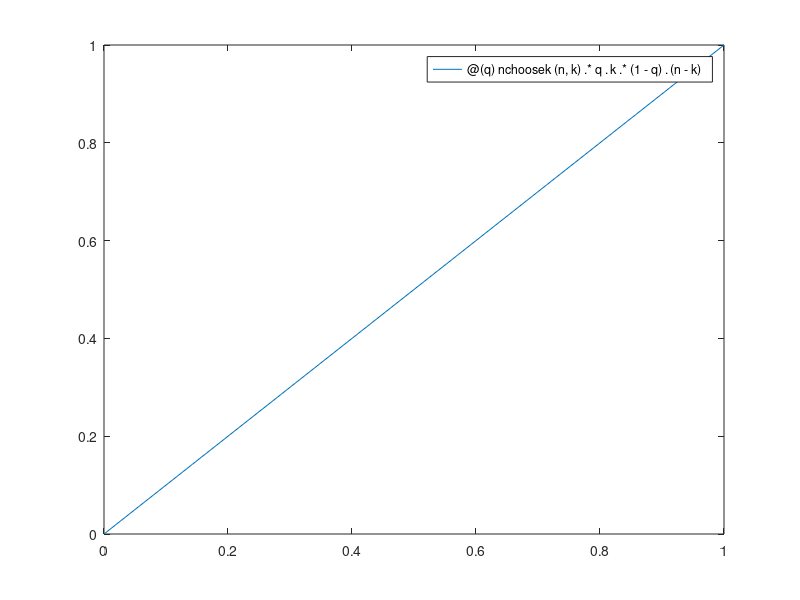
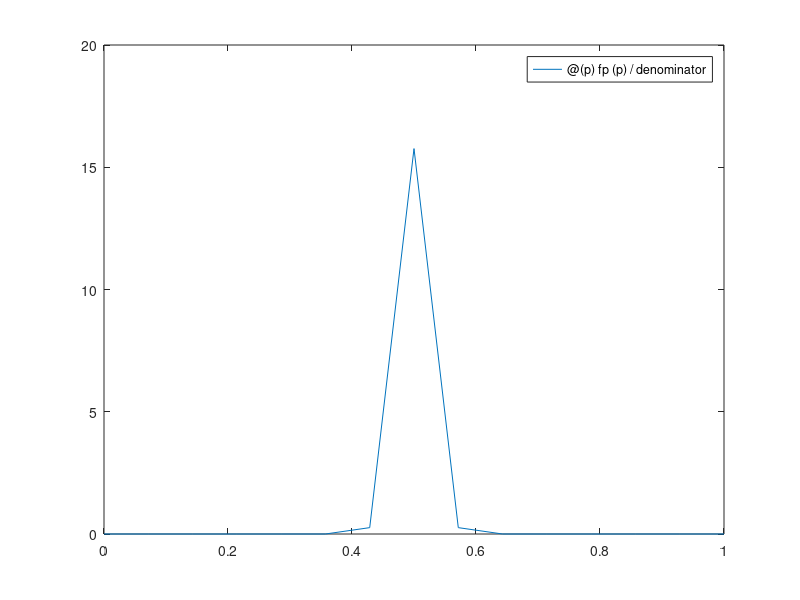
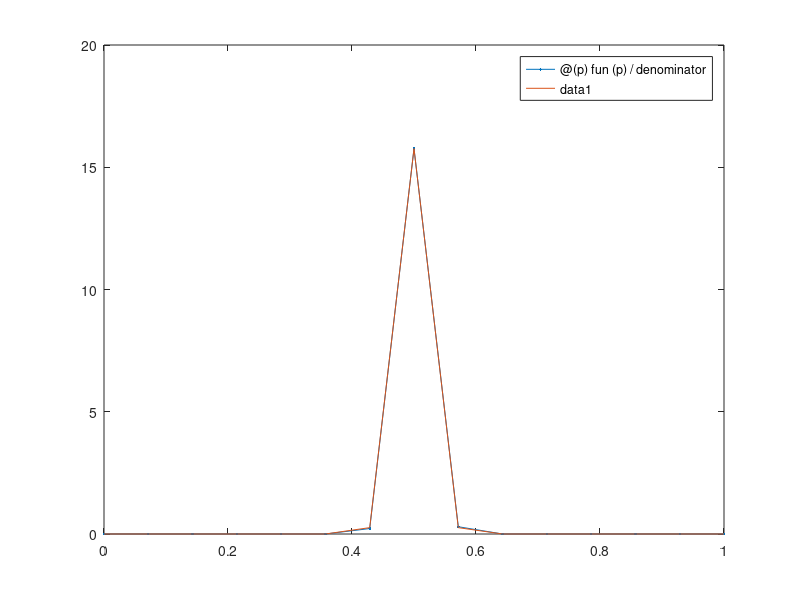

These charts were generated, in order, by the following MATLAB code:
clear all; close all; clc

%maximum likelyhood curve

n=1;
k=1;
L=@(q) nchoosek(n,k).*q.^k.*(1-q).^(n-k);

figure;
fplot(L,[0 1]);

Likelihoodratio=L(0.5)/L(1)           %calculate likelyhood ratio

%bayes inference
alf=200
bet=200
fp=@(p) p.^(alf-1).*(1-p).^(bet-1);   %calculate the prior distribution
denominator=integral(fp, 0, 1);
prior=@(p) fp(p)/denominator;

figure
fplot(prior, [0 1]);

fun=@(p) p.^(alf).*(1-p).^(bet-1);   %calculate the posterior distribution
denominator=integral(fun, 0, 1);
posterior=@(p) fun(p)/denominator;
figure;

fplot(posterior,[0 1],'.-');
hold on;
fplot(prior, [0 1]);
hold off;

probability=integral(posterior, 0.45, 0.55)   %calculate the probability that the coin is fair